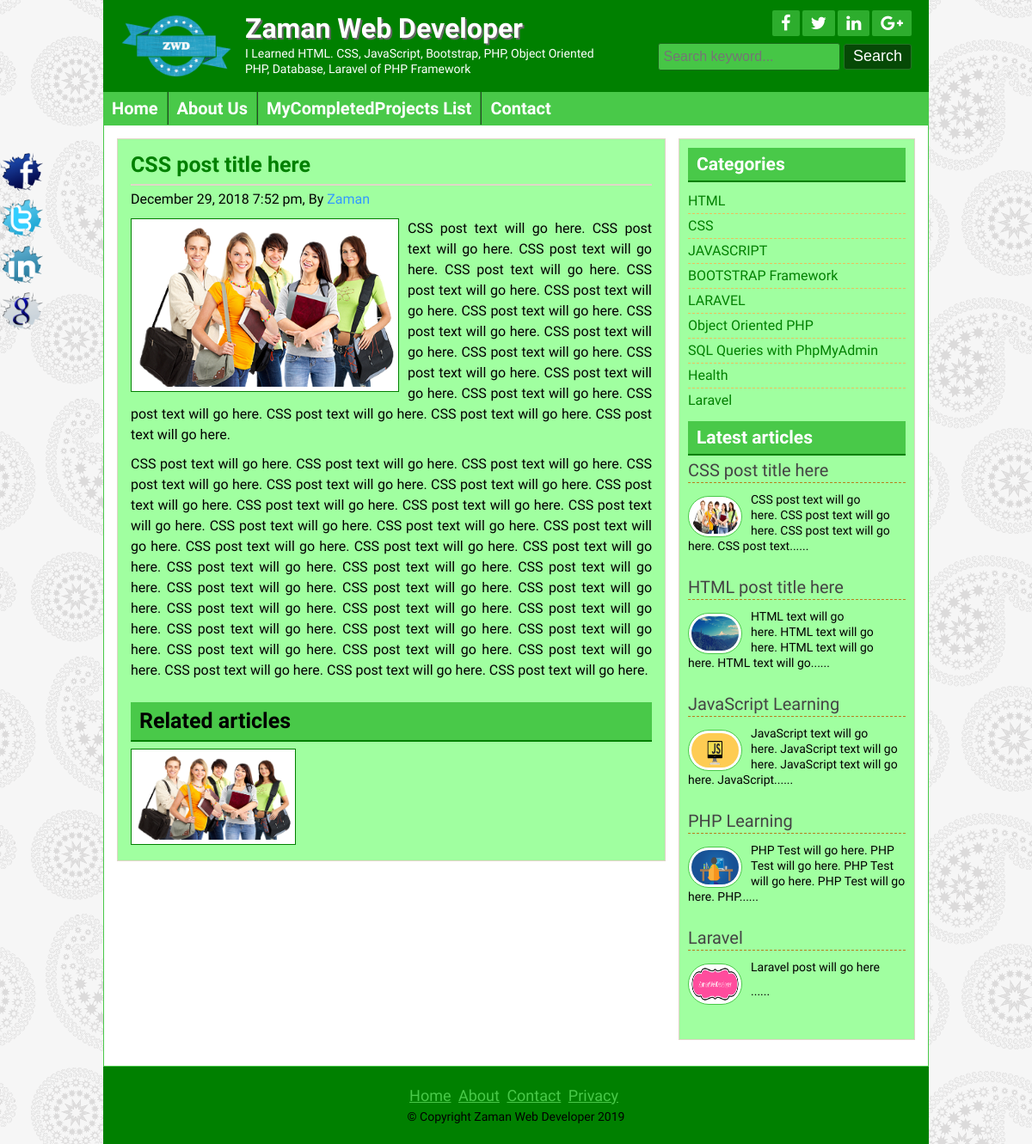
Page /post.php?id=22 on the committed database.
### tables this page shows
CREATE TABLE `title_slogan` (
  `id` int(11) NOT NULL,
  `title` varchar(255) NOT NULL,
  `slogan` varchar(255) NOT NULL,
  `logo` varchar(255) NOT NULL
);

CREATE TABLE `tbl_social` (
  `id` int(11) NOT NULL,
  `fb` varchar(255) NOT NULL,
  `tw` varchar(255) NOT NULL,
  `ln` varchar(255) NOT NULL,
  `gp` varchar(255) NOT NULL
);

CREATE TABLE `tbl_page` (
  `id` int(11) NOT NULL,
  `name` varchar(255) NOT NULL,
  `body` text NOT NULL
);

CREATE TABLE `tbl_post` (
  `id` int(11) NOT NULL,
  `cat` int(11) NOT NULL,
  `title` varchar(2555) NOT NULL,
  `body` text NOT NULL,
  `image` varchar(255) NOT NULL,
  `author` varchar(50) NOT NULL,
  `tags` varchar(255) NOT NULL,
  `date` timestamp NOT NULL DEFAULT CURRENT_TIMESTAMP,
  `userid` int(11) NOT NULL
);

CREATE TABLE `tbl_category` (
  `id` int(11) NOT NULL,
  `name` varchar(50) NOT NULL
);

CREATE TABLE `tbl_footer` (
  `id` int(11) NOT NULL,
  `note` varchar(255) NOT NULL
);

### lib/Database.php (called while the page is built, shortened)
<?php
Class Database{
	public $host   = DB_HOST;
	public $user   = DB_USER;
	public $pass   = DB_PASS;
	public $dbname = DB_NAME;
	public $link;
	private function connectDB(){
	$this->link = new mysqli($this->host, $this->user, $this->pass, $this->dbname);
 }
	public function select($query){
		$result = $this->link->query($query) or die($this->link->error.__LINE__);
		if($result->num_rows > 0){
			return $result;
		} else {
			return false;
		}
	}
}

### helpers/Format.php (called while the page is built, shortened)
<?php
class Format{
    public function formateDate($date){
        return date('F j, Y g:i a', strtotime($date));
    }
    public function textShorten($text, $limit = 400){
        $text = $text. " ";
        $text = substr($text, 0, $limit);
        $text = substr($text, 0, strripos($text, ' '));
        $text = $text."......";
        return $text;
    }
}
?>

### post.php (the view)
<?php include 'inc/header.php'?>
<?php
    if (!isset($_GET['id']) || $_GET['id'] == null ){
        header("Location: 404.php");
    }else{
        $id = $_GET['id'];
    }
?>
	<div class="contentsection contemplete clear">
		<div class="maincontent clear">
			<div class="about">
<?php
			$query = "select * from tbl_post where id=$id";
			$post = $db->select($query);
            if ($post){
            	while ($result=$post->fetch_assoc()){
?>
				<h2><?php echo $result['title'];?></h2>
                    <h4><?php echo $fm->formateDate($result['date']);?>, By <a href="#"><?php echo $result['author'];?></a></h4>
                    <img src="zaman/<?php echo $result['image'];?>" alt="post image"/>
                    <?php echo $result['body'];?>
				<div class="relatedpost clear">
					<h2>Related articles</h2>
                    <?php
                        $catId = $result['cat'];
                        $queryReleted = "select * from tbl_post where cat='$catId' order by rand() limit 6";
                        $postReleted = $db->select($queryReleted);
                        if ($postReleted) {
                            while ($resultReleted = $postReleted->fetch_assoc()) {
                                ?>
                                <a href="post.php?id=<?php echo $resultReleted['id'];?>">
                                    <img src="zaman/<?php echo $resultReleted['image'];?>" alt="post image"/>
                                </a>
                                <?php
                            }
                        }else{
                            echo "No Releted Post Available!!!";
                        }
                     ?>
				</div>
                <?php } }else{ header("Location: 404.php"); } ?>
	</div>
		</div>
	<?php include 'inc/sidebar.php'?>
	</div>
<?php include 'inc/footer.php'?>

### inc/header.php (shortened to what this page needs)
<?php include 'lib/Database.php'; ?>
<?php include 'helpers/Format.php'; ?>
<?php
    $db = new Database();
    $fm = new Format();
?>
<!DOCTYPE html>
<html>
<head>
    <?php include 'scripts/css.php'?>
</head>
<body>
	<div class="headersection templete clear">
		<a href="index.php">
			<div class="logo">
<?php
                    $query = "SELECT * FROM title_slogan WHERE id='1'";
                    $blog_title = $db->select($query);
                    if ($blog_title) {
                        while ($result = $blog_title->fetch_assoc()) {
?>
				<img src="zaman/<?php echo $result['logo'];?>" alt="Logo"/>
				<h2><?php echo $result['title'];?></h2>
				<p><?php echo $result['slogan'];?></p>
<?php
		}
	}
?>
			</div>
		</a>
		<div class="social clear">
			<div class="icon clear">
<?php
                    $query = "SELECT * FROM tbl_social WHERE id='1'";
                    $socialmedia = $db->select($query);
                    if ($socialmedia) {
                        while ($result = $socialmedia->fetch_assoc()) {
?>
				<a href="<?php echo $result['fb'];?>" target="_blank"><i class="fa fa-facebook"></i></a>
				<a href="<?php echo $result['tw'];?>" target="_blank"><i class="fa fa-twitter"></i></a>
				<a href="<?php echo $result['ln'];?>" target="_blank"><i class="fa fa-linkedin"></i></a>
				<a href="<?php echo $result['gp'];?>" target="_blank"><i class="fa fa-google-plus"></i></a>
<?php } }?>
			</div>
			<div class="searchbtn clear">
			<form action="search.php" method="get">
				<input type="text" name="search" placeholder="Search keyword..."/>
				<input type="submit" name="submit" value="Search"/>
			</form>
			</div>
		</div>
	</div>
<div class="navsection templete">
<?php
    $path = $_SERVER['SCRIPT_FILENAME'];
    $currentpage = basename($path, '.php');
?>
	<ul>
		<li><a <?php if ($currentpage == 'index') {echo 'id="active"';}?> href="index.php">Home</a></li>
<?php
            $query = "SELECT * FROM tbl_page";
            $pages = $db->select($query);
            if ($pages) {
                while ($result = $pages->fetch_assoc()) {
?>
        <li><a
        <?php
        	if (isset($_GET['pageid']) && $_GET['pageid'] == $result['id'] ) {
        		echo 'id="active"';
        	}
       	?>
        href="page.php?pageid=<?php echo $result['id']; ?>"><?php echo $result['name']; ?></a></li>
<?php } }?>
		<li><a <?php if ($currentpage == 'contact') {echo 'id="active"';}?> href="contact.php">Contact</a></li>
	</ul>
</div>

### inc/sidebar.php
<div class="sidebar clear">
			<div class="samesidebar clear">
				<h2>Categories</h2>
					<ul>
                        <?php
                            $query = "select * from tbl_category";
                            $category = $db->select($query);
                            if ($category) {
                                while ($result = $category->fetch_assoc()) {
                        ?>
                                    <li><a href="posts.php?category=<?php echo $result['id'];?>"><?php echo $result['name'];?></a></li>
                        <?php
                                }
                            }else{
                                ?><li>No Category Created</li><?php
                            }
                        ?>
					</ul>
			</div>
			<div class="samesidebar clear">
				<h2>Latest articles</h2>
			<?php
				$query = "select * from tbl_post limit 5";
				$post = $db->select($query);
	            if ($post){
	            	while ($result=$post->fetch_assoc()){
			?>
					<div class="popular clear">
							<h3><a href="post.php?id=<?php echo $result['id'];?>"><?php echo $result['title'];?></a></h3>
						<a href="post.php?id=<?php echo $result['id'];?>">
							<img src="zaman/<?php echo $result['image'];?>" alt="post image"/>
						</a>
						<?php echo $fm->textShorten($result['body'],120);?>
					</div>
            <?php } }else{header("Location:404.php");}?>
			</div>
		</div>

### inc/footer.php (shortened to what this page needs)
<div class="footersection templete clear">
	  <div class="footermenu clear">
		<ul>
			<li><a href="#">Home</a></li>
			<li><a href="#">About</a></li>
			<li><a href="contact.php">Contact</a></li>
			<li><a href="#">Privacy</a></li>
		</ul>
	  </div>
<?php
                    $query = "SELECT * FROM tbl_footer WHERE id='1'";
                    $footernote = $db->select($query);
                    if ($footernote) {
                        while ($result = $footernote->fetch_assoc()) {
?>
	  <p>&copy; <?php echo $result['note'];?> <?php echo date('Y');?></p>
<?php } }
?>
	</div>
	<div class="fixedicon clear">
<?php
                    $query = "SELECT * FROM tbl_social WHERE id='1'";
                    $socialmedia = $db->select($query);
                    if ($socialmedia) {
                        while ($result = $socialmedia->fetch_assoc()) {
?>
		<a href="<?php echo $result['fb'];?>" target="_blank"><img src="images/fb.png" alt="Facebook"/></a>
		<a href="<?php echo $result['tw'];?>" target="_blank"><img src="images/tw.png" alt="Twitter"/></a>
		<a href="<?php echo $result['ln'];?>" target="_blank"><img src="images/in.png" alt="LinkedIn"/></a>
		<a href="<?php echo $result['gp'];?>" target="_blank"><img src="images/gl.png" alt="GooglePlus"/></a>
<?php } }?>
	</div>
</body>
</html>

### theme/green.css (style rules this page uses)
.headersection, .footersection { background: #008000 none repeat scroll 0 0; }
.icon a { background: #2DAD2D none repeat scroll 0 0; }
.searchbtn input[type="text"] { background: #46C646; border: 1px solid #196B19; }
.searchbtn input[type="submit"] { border: 1px solid #267326; }
input[type="submit"] { background: #064906 none repeat scroll 0 0; border: 1px solid #267326; }
.navsection { background: none repeat scroll 0 0 #49C949; }
.navsection ul li { border-left: 1px solid #2B492B; border-right: 1px solid #24A424; }
.maincontent, .sidebar { background: #A0FFA0 none repeat scroll 0 0; }
.contentsection { border: 1px solid #49C949; }
.samesidebar h2 { background: #49C949 none repeat scroll 0 0; border-bottom: 2px solid #008000; color: #fff; }
.footermenu ul li a { color: #49C949; }
.samepost h2, .about h2 { color: #008000; }
.about img { border: 1px solid #008000; }
.relatedpost h2 { background: #49C949 none repeat scroll 0 0; border-bottom: 2px solid #008000 !important; }
.samesidebar ul li a { color: #008000; }
.popular img { border: 1px solid #49C949; }

### rows in the picture
title_slogan: logo (picture), title "Zaman Web Developer", slogan "I Learned HTML. CSS, JavaScript, Bootstrap, PHP, Object Oriented PHP, Database, Laravel of PHP Framework"
tbl_page: name "About Us"
tbl_page: name "MyCompletedProjects List"
tbl_post: title "CSS post title here", date "December 29, 2018 7:52 pm", author "Zaman", image (picture), body "CSS post text will go here. CSS post text will go here. CSS post text will go here. CSS post text will go here. CSS post text will go here. CSS post text will go here. CSS post text will go here. CSS post text will go here. CSS post text will go here. CSS post text will go here. CSS post text will go here. CSS post text will go here. CSS post text will go here. CSS post text will go here. CSS post text will go here. CSS post text will go here. CSS post text will go here. CSS post text will go here. CSS post text will go here. CSS post text will go here. CSS post text will go here. CSS post text will go here. CSS post text will go here. CSS post text will go here. CSS post text will go here.…", body "CSS post text will go here. CSS post text will go here. CSS post text will go here. CSS post text......"
tbl_category: name "HTML"
tbl_category: name "CSS"
tbl_category: name "JAVASCRIPT"
tbl_category: name "BOOTSTRAP Framework"
tbl_category: name "LARAVEL"
tbl_category: name "Object Oriented PHP"
tbl_category: name "SQL Queries with PhpMyAdmin"
tbl_category: name "Health"
tbl_category: name "Laravel"
tbl_post: title "HTML post title here", image (picture), body "HTML text will go here. HTML text will go here. HTML text will go here. HTML text will go......"
tbl_post: title "JavaScript Learning", image (picture), body "JavaScript text will go here. JavaScript text will go here. JavaScript text will go here. JavaScript......"
tbl_post: title "PHP Learning", image (picture), body "PHP Test will go here. PHP Test will go here. PHP Test will go here. PHP Test will go here. PHP......"
tbl_post: title "Laravel", image (picture), body "Laravel post will go here ......"
tbl_footer: note "Copyright Zaman Web Developer"
